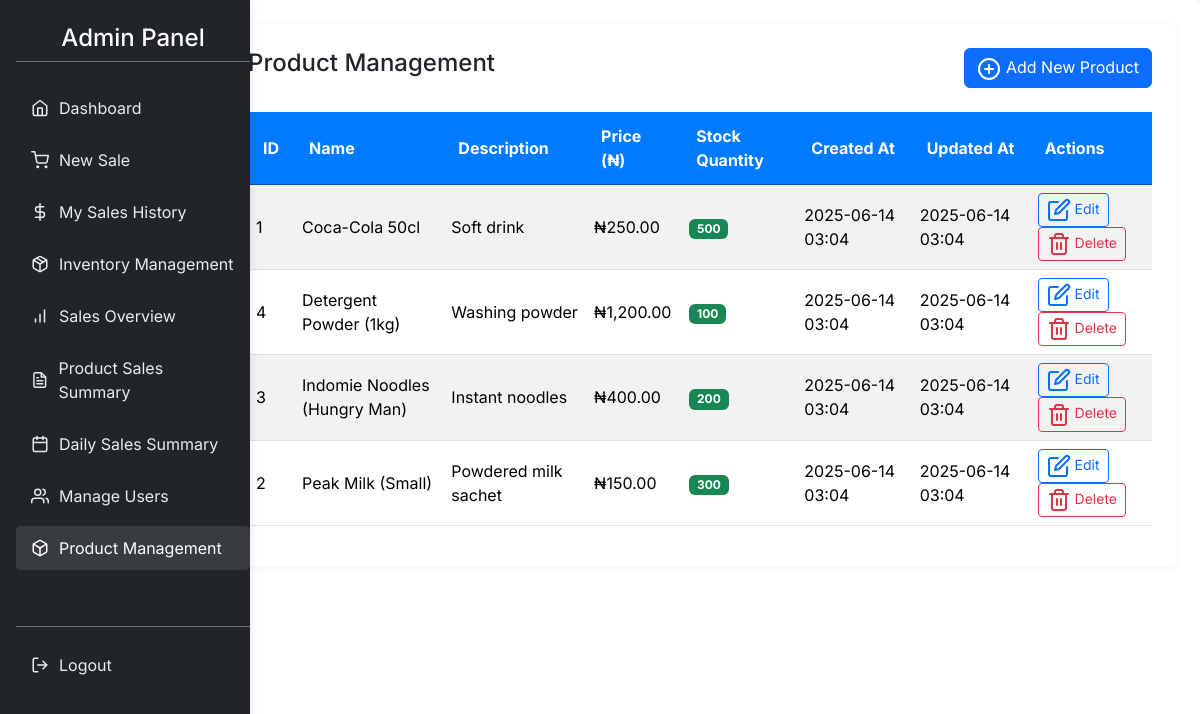
Screenshot of /product_management.php (signed in) with the database file from the repository.
### tables this page shows
CREATE TABLE `products` (
  `id` int(11) NOT NULL,
  `name` varchar(255) NOT NULL,
  `description` text DEFAULT NULL,
  `price` decimal(10,2) NOT NULL,
  `stock_quantity` int(11) NOT NULL DEFAULT 0,
  `created_at` timestamp NOT NULL DEFAULT current_timestamp(),
  `updated_at` timestamp NOT NULL DEFAULT current_timestamp() ON UPDATE current_timestamp()
);

### product_management.php (the view, shortened to what this page needs)
<?php
require_once 'db_connect.php';
$roleTitle = ucfirst($_SESSION['role']);
$products = [];
try {
    $stmt = $conn->prepare("SELECT id, name, description, price, stock_quantity, created_at, updated_at FROM products ORDER BY name ASC");
    $stmt->execute();
    $result = $stmt->get_result();
    $products = $result->fetch_all(MYSQLI_ASSOC);
} catch (mysqli_sql_exception $e) {
    error_log("Error fetching products: " . $e->getMessage());
    $error_message = "Could not retrieve product list. Please try again later.";
} finally {
    if (isset($conn) && $conn->ping()) {
        $conn->close();
    }
}
?>
<!DOCTYPE html>
<html lang="en">
<head>
    <link href="https://cdn.jsdelivr.net/npm/bootstrap@5.3.3/dist/css/bootstrap.min.css" rel="stylesheet">
</head>
<body>
<div class="container-fluid">
    <div class="row">
        <nav class="col-md-3 col-lg-2 d-md-block bg-dark text-white sidebar py-3">
            <h4 class="text-white ms-3 py-2 text-center border-bottom border-secondary mb-4">
                <?php echo htmlspecialchars($roleTitle); ?> Panel
            </h4>
            <ul class="nav flex-column ms-3">
                <li class="nav-item mb-2">
                    <a class="nav-link" href="cashier_dashboard.php">
                        <span data-feather="home"></span> Dashboard
                    </a>
                </li>
                <li class="nav-item mb-2">
                    <a class="nav-link" href="new_sale.php">
                        <span data-feather="shopping-cart"></span> New Sale
                    </a>
                </li>
                <li class="nav-item mb-2">
                    <a class="nav-link" href="my_sales_history.php">
                        <span data-feather="dollar-sign"></span> My Sales History
                    </a>
                </li>
                <?php if (in_array($_SESSION['role'], ['manager', 'admin'])) : ?>
                    <li class="nav-item mb-2">
                        <a class="nav-link" href="inventory_management.php">
                            <span data-feather="package"></span> Inventory Management
                        </a>
                    </li>
                    <li class="nav-item mb-2">
                        <a class="nav-link" href="sales_overview.php">
                            <span data-feather="bar-chart"></span> Sales Overview
                        </a>
                    </li>
                    <li class="nav-item mb-2">
                        <a class="nav-link" href="product_sales_summary.php">
                            <span data-feather="file-text"></span> Product Sales Summary
                        </a>
                    </li>
                    <li class="nav-item mb-2">
                        <a class="nav-link" href="daily_sales_summary.php">
                            <span data-feather="calendar"></span> Daily Sales Summary
                        </a>
                    </li>
                <?php endif; ?>
                <?php if ($_SESSION['role'] === 'admin') : ?>
                    <li class="nav-item mb-2">
                        <a class="nav-link" href="manage_users.php">
                            <span data-feather="users"></span> Manage Users
                        </a>
                    </li>
                    <li class="nav-item mb-2">
                        <a class="nav-link active" aria-current="page" href="product_management.php">
                            <span data-feather="box"></span> Product Management
                        </a>
                    </li>
                <?php endif; ?>
                <li class="nav-item mt-5 pt-3 border-top border-secondary">
                    <a class="nav-link text-danger" href="logout.php">
                        <span data-feather="log-out"></span> Logout
                    </a>
                </li>
            </ul>
        </nav>
        <main class="col-md-9 ms-sm-auto col-lg-10 px-md-4 py-4">
            <div class="card p-4">
                <div class="d-flex justify-content-between align-items-center mb-4">
                    <h2 class="h4">Product Management</h2>
                    <?php if ($_SESSION['role'] === 'admin') : ?>
                        <button type="button" class="btn btn-primary" data-bs-toggle="modal" data-bs-target="#addProductModal">
                            <span data-feather="plus-circle"></span> Add New Product
                        </button>
                    <?php endif; ?>
                </div>
                <?php if (empty($products)): ?>
                    <div class="alert alert-info text-center" role="alert">
                        No products found in the database.
                    </div>
                <?php else: ?>
                    <div class="table-responsive">
                        <table class="table table-striped table-hover align-middle">
                            <thead>
                                <tr>
                                    <th>ID</th>
                                    <th>Name</th>
                                    <th>Description</th>
                                    <th>Price (₦)</th>
                                    <th>Stock Quantity</th>
                                    <th>Created At</th>
                                    <th>Updated At</th>
                                    <?php if ($_SESSION['role'] === 'admin') : ?>
                                        <th>Actions</th>
                                    <?php endif; ?>
                                </tr>
                            </thead>
                            <tbody>
                                <?php foreach ($products as $product): ?>
                                    <tr>
                                        <td><?php echo htmlspecialchars($product['id']); ?></td>
                                        <td><?php echo htmlspecialchars($product['name']); ?></td>
                                        <td><?php echo htmlspecialchars($product['description'] ?? 'N/A'); ?></td>
                                        <td>₦<?php echo number_format($product['price'], 2); ?></td>
                                        <td>
                                            <span class="badge <?php echo ($product['stock_quantity'] < 10) ? 'bg-danger' : (($product['stock_quantity'] < 50) ? 'bg-warning text-dark' : 'bg-success'); ?>">
                                                <?php echo htmlspecialchars($product['stock_quantity']); ?>
                                            </span>
                                        </td>
                                        <td><?php echo date("Y-m-d H:i", strtotime($product['created_at'])); ?></td>
                                        <td><?php echo $product['updated_at'] ? date("Y-m-d H:i", strtotime($product['updated_at'])) : 'N/A'; ?></td>
                                        <?php if ($_SESSION['role'] === 'admin') : ?>
                                            <td>
                                                <button type="button" class="btn btn-sm btn-outline-primary edit-product-btn"
                                                        data-bs-toggle="modal" data-bs-target="#editProductModal"
                                                        data-id="<?php echo htmlspecialchars($product['id']); ?>"
                                                        data-name="<?php echo htmlspecialchars($product['name']); ?>"
                                                        data-description="<?php echo htmlspecialchars($product['description'] ?? ''); ?>"
                                                        data-price="<?php echo htmlspecialchars($product['price']); ?>"
                                                        data-quantity="<?php echo htmlspecialchars($product['stock_quantity']); ?>">
                                                    <span data-feather="edit"></span> Edit
                                                </button>
                                                <button type="button" class="btn btn-sm btn-outline-danger delete-product-btn"
                                                        data-bs-toggle="modal" data-bs-target="#deleteProductModal"
                                                        data-id="<?php echo htmlspecialchars($product['id']); ?>"
                                                        data-name="<?php echo htmlspecialchars($product['name']); ?>">
                                                    <span data-feather="trash-2"></span> Delete
                                                </button>
                                            </td>
                                        <?php endif; ?>
                                    </tr>
                                <?php endforeach; ?>
                            </tbody>
                        </table>
                    </div>
                <?php endif; ?>
            </div>
        </main>
    </div>
</div>
</body>
</html>

### product_management.php (style rules this page uses)
body { font-family: 'Inter', sans-serif; background-color: #f8f9fa; color: #343a40; }
.sidebar { position: fixed; top: 0; bottom: 0; left: 0; z-index: 1000; padding: 48px 0 0; box-shadow: 0 0 10px rgba(0, 0, 0, 0.1); background-color: #212529 !important; width: 250px; overflow-y: auto; overflow-x: hidden; }
.sidebar .nav-link { color: #e9ecef !important; transition: background-color 0.2s ease, color 0.2s ease; padding: 10px 15px; border-radius: 5px; display: flex; align-items: center; }
.sidebar .nav-link svg { margin-right: 10px; width: 18px; height: 18px; stroke-width: 2; }
.sidebar .nav-link:hover, .sidebar .nav-link.active { background-color: rgba(255, 255, 255, 0.1); color: #fff !important; }
main { margin-left: 250px; background-color: #fff; padding: 30px !important; border-radius: 8px; box-shadow: 0 4px 15px rgba(0, 0, 0, 0.05); min-height: 100vh; }
.card { border: none; border-radius: 8px; box-shadow: 0 2px 10px rgba(0, 0, 0, 0.05); margin-bottom: 25px; }
.table thead th { background-color: #007bff; color: #fff; border-color: #0056b3; padding: 12px 15px; vertical-align: middle; }

### rows the page displays
products: id "1", name "Coca-Cola 50cl", description "Soft drink", price "250.00", stock_quantity "500", created_at "2025-06-14 03:04", updated_at "2025-06-14 03:04"
products: id "4", name "Detergent Powder (1kg)", description "Washing powder", price "1,200.00", stock_quantity "100", created_at "2025-06-14 03:04", updated_at "2025-06-14 03:04"
products: id "3", name "Indomie Noodles (Hungry Man)", description "Instant noodles", price "400.00", stock_quantity "200", created_at "2025-06-14 03:04", updated_at "2025-06-14 03:04"
products: id "2", name "Peak Milk (Small)", description "Powdered milk sachet", price "150.00", stock_quantity "300", created_at "2025-06-14 03:04", updated_at "2025-06-14 03:04"

### other values shown
$roleTitle "Admin"
